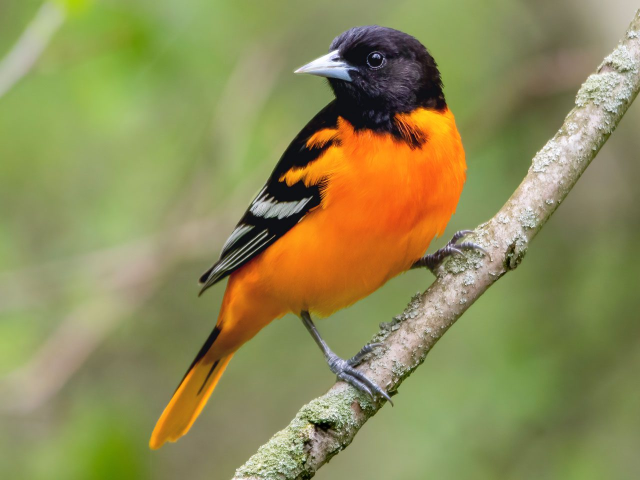
#> input picture data/bird.jpg, 1280 x 960 px (shown at 1/2 size)
$ python color_spaces.py
#> lines starting #> are read from the running program, lines starting #| are printed output that depends on the picture
import os

import cv2

img = cv2.imread(os.path.join('.', 'data/bird.jpg'))
#> img is the input picture: shape (960, 1280, 3); mean B, G, R 86.8, 139.8, 142.7

img_rgb = cv2.cvtColor(img, cv2.COLOR_BGR2RGB)
# 3 channel to 1 channel
img_gray = cv2.cvtColor(img, cv2.COLOR_BGR2GRAY)
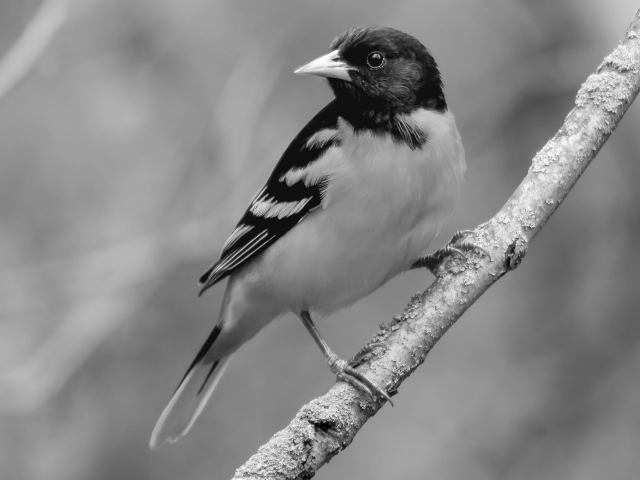
#> img_gray: shape (960, 1280) (shown at 1/2 size); min 0, max 255, mean 134.6
# renk belirlemede
img_hsv = cv2.cvtColor(img, cv2.COLOR_BGR2HSV)
#> img_hsv: shape (960, 1280, 3); mean H, S, V 36.4, 106.9, 153.1

resized_img = cv2.resize(img, (480, 320))
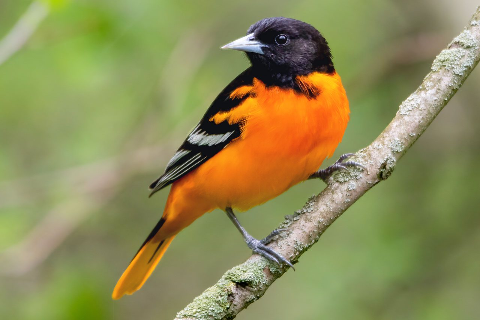
#> resized_img: shape (320, 480, 3); mean B, G, R 86.9, 139.8, 142.7
resized_img_rgb = cv2.resize(img_rgb, (480, 320))
resized_img_gray = cv2.resize(img_gray, (480, 320))
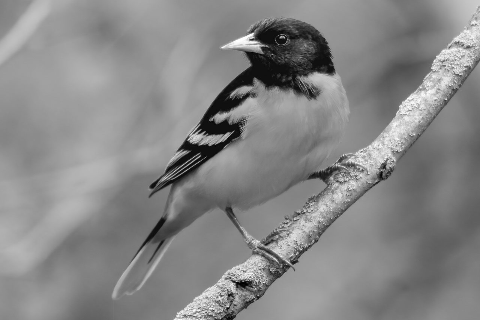
#> resized_img_gray: shape (320, 480); min 0, max 255, mean 134.7
resized_img_hsv = cv2.resize(img_hsv, (480, 320))
#> resized_img_hsv: shape (320, 480, 3); mean H, S, V 36.5, 107, 153.2


cv2.imshow('resized_img', resized_img)
cv2.imshow('resized_img_rgb', resized_img_rgb)
cv2.imshow('resized_img_gray', resized_img_gray)
cv2.imshow('resized_img_hsv', resized_img_hsv)


cv2.waitKey(0)

$ run again, with data/bear.jpg copied over data/bird.jpg
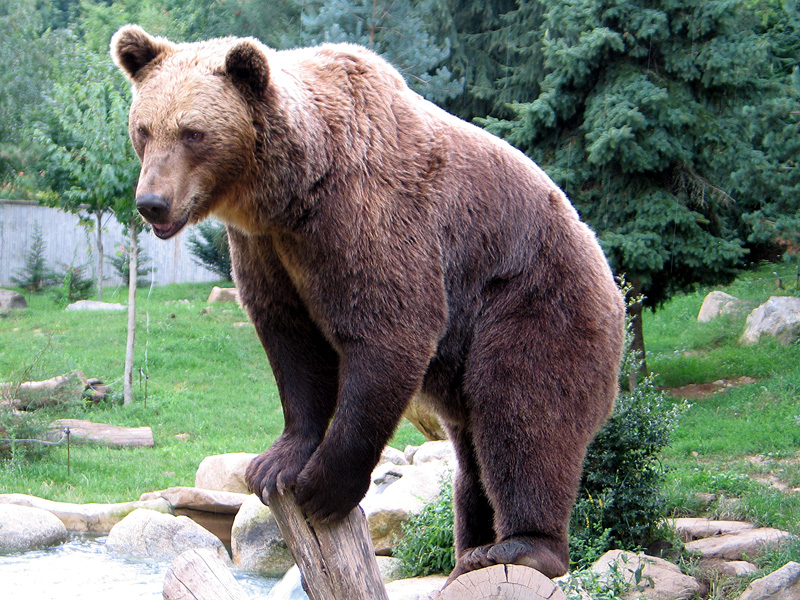
#> input picture data/bear.jpg, 800 x 600 px
#> img is the input picture: shape (600, 800, 3); mean B, G, R 110.7, 122.5, 112.9
#> `img_gray = cv2.cvtColor(img, cv2.COLOR_BGR2GRAY)`:
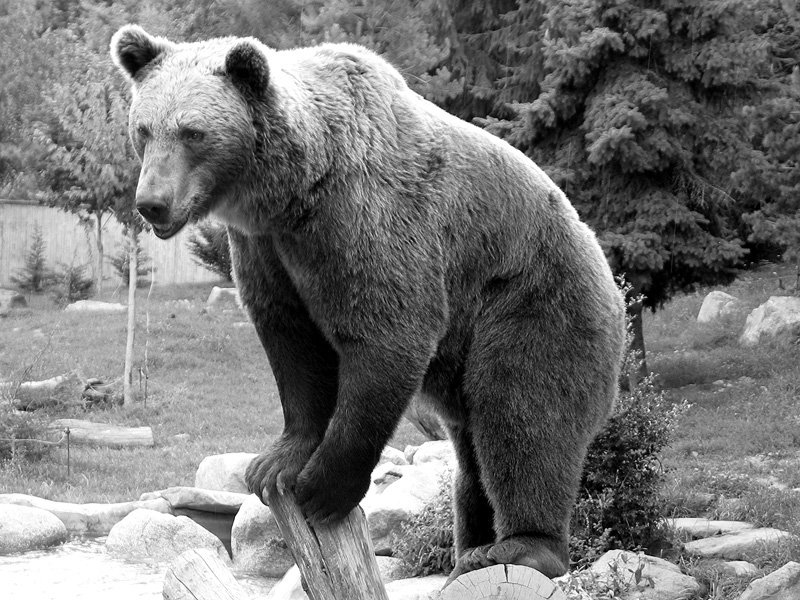
#> img_gray: shape (600, 800); min 0, max 255, mean 118.3
#> img_hsv: shape (600, 800, 3); mean H, S, V 81.8, 74.8, 132.2
#> `resized_img_gray = cv2.resize(img_gray, (480, 320))`:
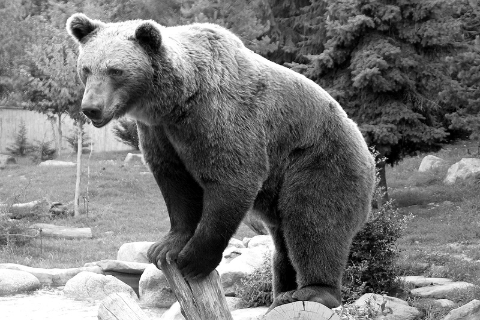
#> resized_img_gray: shape (320, 480); min 0, max 255, mean 118.2
#> resized_img_hsv: shape (320, 480, 3); mean H, S, V 81.7, 74.7, 132.1
